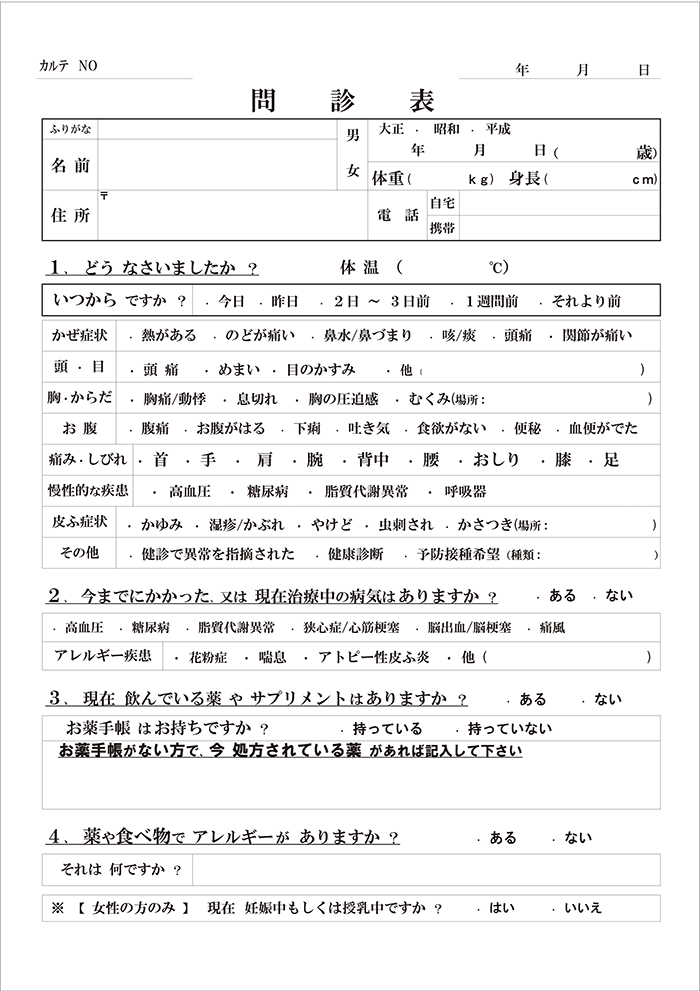
#> input picture input/form_blank_testClinic_v1.png, 700 x 991 px
$ python -i image_utils.py   (imports and definitions only)
#> lines starting #> are read from the running program, lines starting #| are printed output that depends on the picture; after the words box and inside, x2 and y2 are one past the last pixel; in counts of white or black regions, pixels touching at a corner belong together
# image_utils.py
# image_utils.py
import cv2

def binarize(gray):
    """薄い罫線も残しやすくするため、CLAHE と局所適応閾値を併用した二値化。"""
    if len(gray.shape) == 3:
        gray = cv2.cvtColor(gray, cv2.COLOR_BGR2GRAY)

    # ノイズ抑制 + 局所コントラスト補正
    blur = cv2.GaussianBlur(gray, (3, 3), 0)
    clahe = cv2.createCLAHE(clipLimit=2.0, tileGridSize=(8, 8))
    clahe_img = clahe.apply(blur)
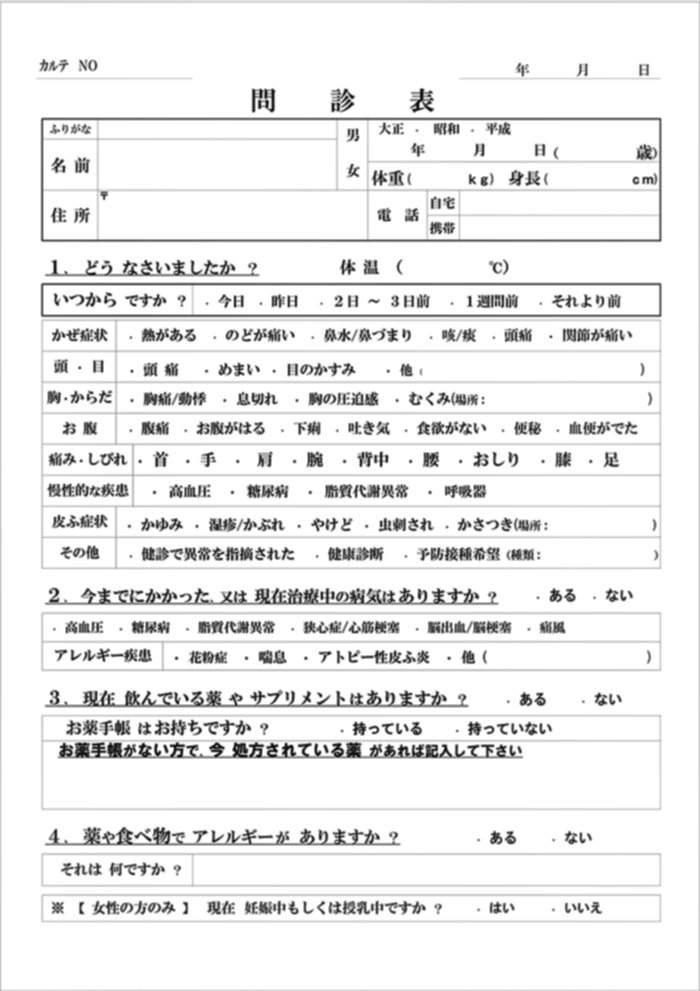
#> clahe_img: shape (991, 700); min 7, max 255, mean 237.1

    # グローバル閾値（Otsu）
    _, th_otsu = cv2.threshold(clahe_img, 0, 255, cv2.THRESH_BINARY_INV + cv2.THRESH_OTSU)
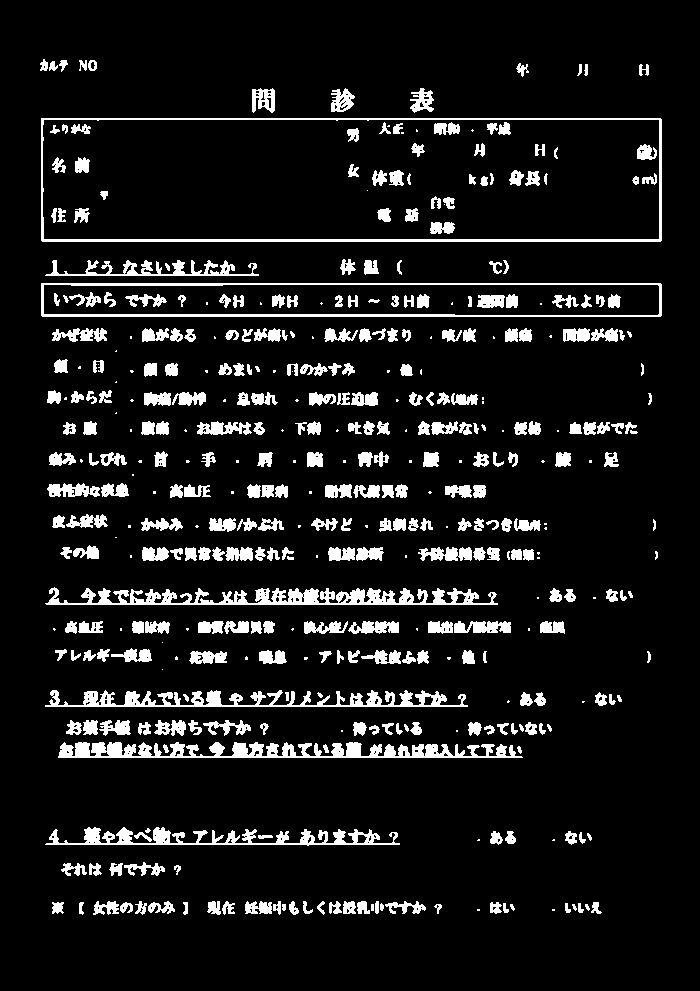
#> th_otsu: shape (991, 700); 9.6% white; 431 white regions (93 under 20 px), largest, box (x1, y1, x2, y2) and area: (58, 742, 523, 758) 4408, (45, 587, 498, 605) 4186, (41, 118, 662, 242) 3738

    # 局所適応閾値（薄い線を拾いやすくする）
    th_adapt = cv2.adaptiveThreshold(
        clahe_img,
        255,
        cv2.ADAPTIVE_THRESH_GAUSSIAN_C,
        cv2.THRESH_BINARY_INV,
        blockSize=31,
        C=10,
    )
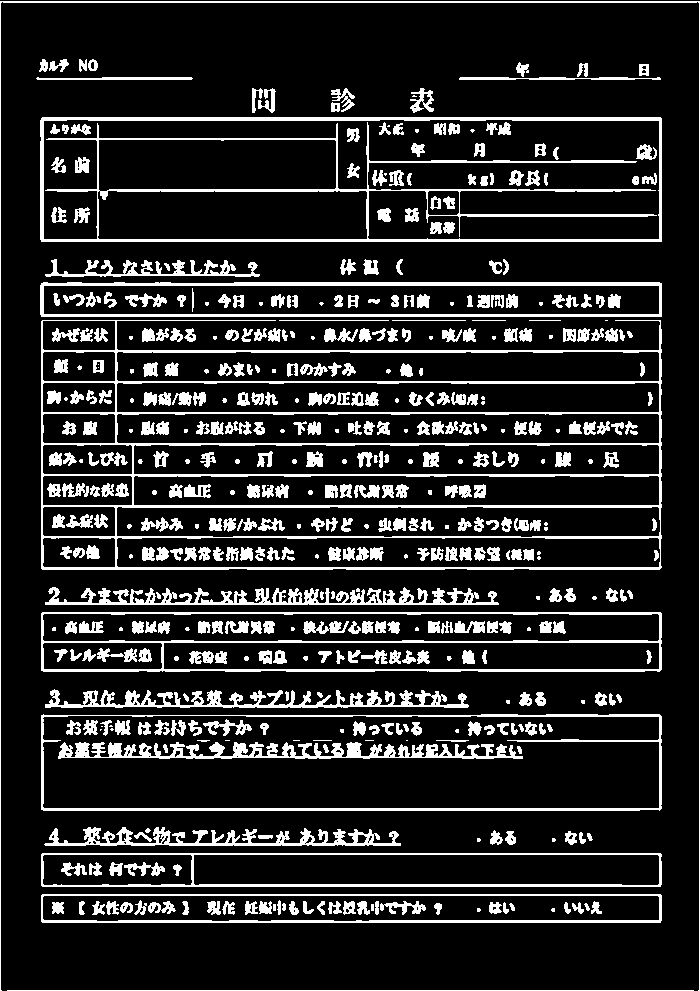
#> th_adapt: shape (991, 700); 15.6% white; 511 white regions (84 under 20 px), largest, box (x1, y1, x2, y2) and area: (41, 320, 662, 570) 14272, (40, 117, 662, 242) 9173, (41, 612, 662, 672) 4909

    # 2つの結果を統合して弱い線を残す
    merged = cv2.bitwise_or(th_otsu, th_adapt)

    # 軽いノイズ除去
    kernel = cv2.getStructuringElement(cv2.MORPH_RECT, (2, 2))
    merged = cv2.morphologyEx(merged, cv2.MORPH_OPEN, kernel, iterations=1)
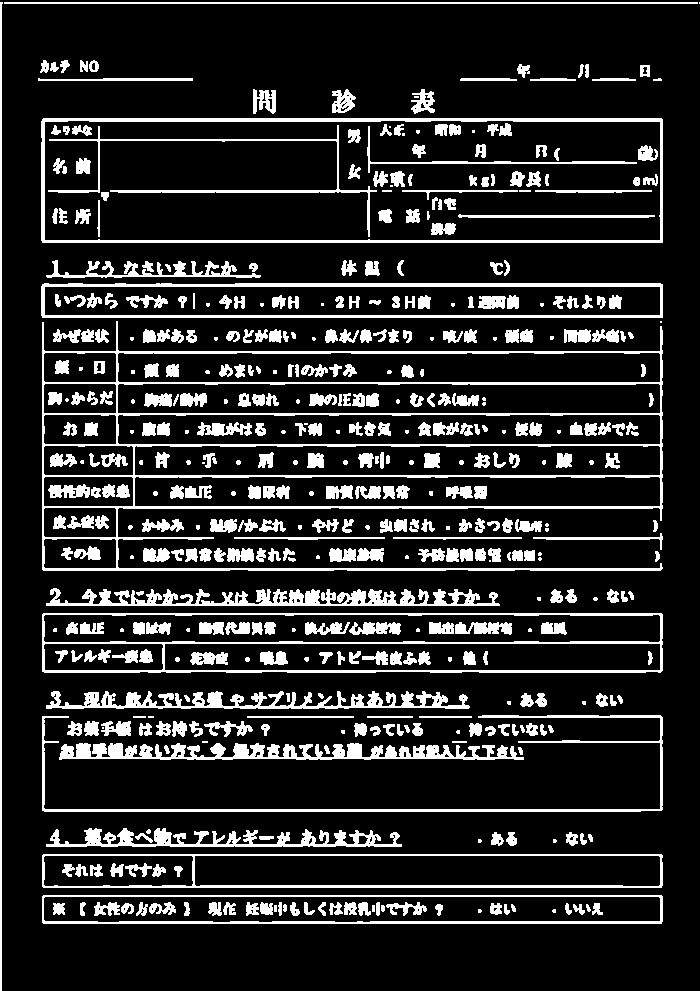
#> merged: shape (991, 700); 15.8% white; 491 white regions (78 under 20 px), largest, box (x1, y1, x2, y2) and area: (42, 321, 663, 571) 12932, (41, 118, 663, 243) 5074, (42, 613, 663, 673) 4907
    return merged

def extract_line_masks(gray, hor_len=60, ver_len=60):
    """
    灰度画像を受け取り、二値化してから水平/垂直マスクと統合マスクを返す。
    戻り値: (line_mask, h_lines, v_lines, binimg)
    """
    # 入力がBGRならグレースケール化
    if len(gray.shape) == 3:
        gray = cv2.cvtColor(gray, cv2.COLOR_BGR2GRAY)

    # 既存パイプライン互換の二値画像
    binimg = binarize(gray)
    h, w = binimg.shape
#> h = 991; w = 700

    # 画像サイズに応じたカーネル長（長い罫線優先）
    kx = max(15, w // hor_len)
#> kx = 15
    ky = max(15, h // ver_len)
#> ky = 16

    h_kernel = cv2.getStructuringElement(cv2.MORPH_RECT, (kx, 1))
    v_kernel = cv2.getStructuringElement(cv2.MORPH_RECT, (1, ky))

    # 長い水平/垂直線を抽出
    h_lines = cv2.morphologyEx(binimg, cv2.MORPH_OPEN, h_kernel, iterations=1)
#> h_lines: shape (991, 700); 7.3% white; 177 white regions (26 under 20 px), largest, box (x1, y1, x2, y2) and area: (41, 118, 663, 122) 2382, (41, 283, 663, 287) 2305, (41, 240, 663, 243) 1864
    v_lines = cv2.morphologyEx(binimg, cv2.MORPH_OPEN, v_kernel, iterations=1)
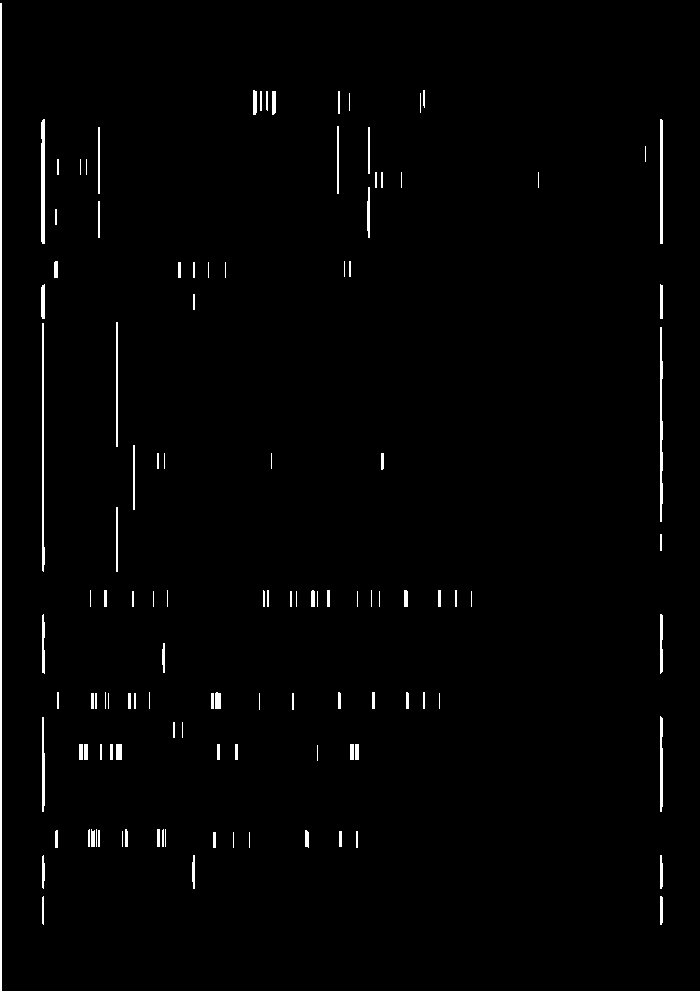
#> v_lines: shape (991, 700); 1.4% white; 119 white regions (32 under 20 px), largest, box (x1, y1, x2, y2) and area: (0, 3, 2, 991) 1976, (42, 323, 45, 572) 515, (41, 119, 45, 244) 490

    # 軽い閉演算でギャップを詰める（太線を優先、過剰膨張は避ける）
    h_lines = cv2.morphologyEx(h_lines, cv2.MORPH_CLOSE, cv2.getStructuringElement(cv2.MORPH_RECT, (1, 3)), iterations=1)
    v_lines = cv2.morphologyEx(v_lines, cv2.MORPH_CLOSE, cv2.getStructuringElement(cv2.MORPH_RECT, (3, 1)), iterations=1)

    # 統合マスク
    line_mask = cv2.bitwise_or(h_lines, v_lines)
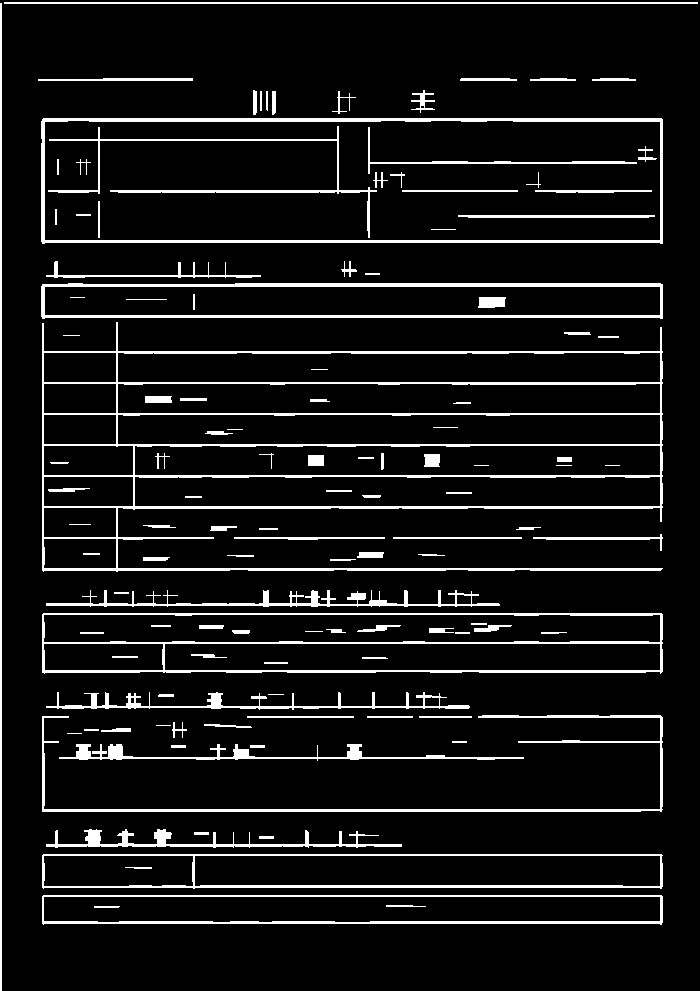
#> line_mask: shape (991, 700); 8.6% white; 122 white regions (11 under 20 px), largest, box (x1, y1, x2, y2) and area: (42, 322, 663, 572) 12680, (41, 118, 663, 244) 5075, (42, 613, 663, 674) 4853

    return line_mask, h_lines, v_lines, binimg

>>> import cv2
>>> picture = cv2.imread('../../../input/form_blank_testClinic_v1.png', cv2.IMREAD_GRAYSCALE)
>>> result = extract_line_masks(picture)
